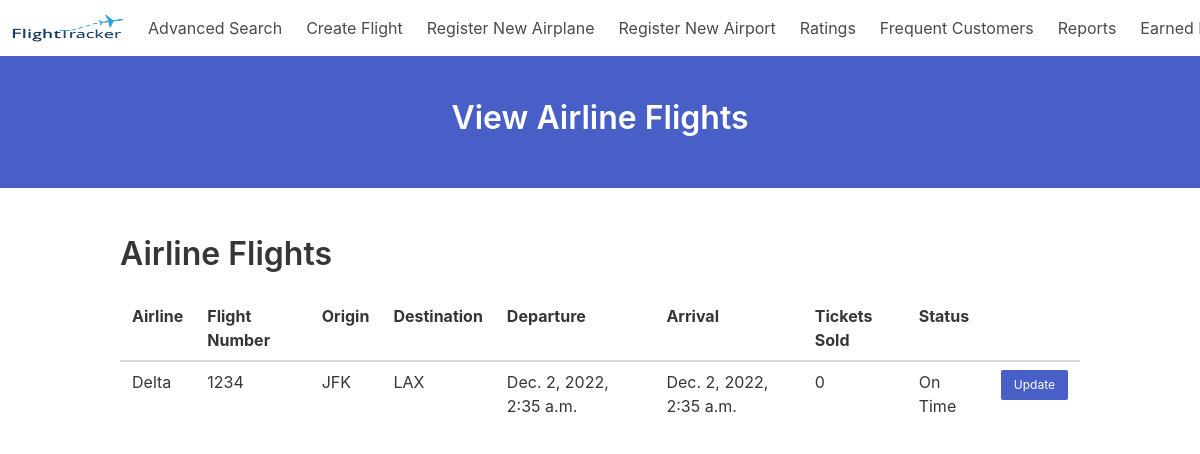
Page /view_flights (signed in) on the earlier database version.
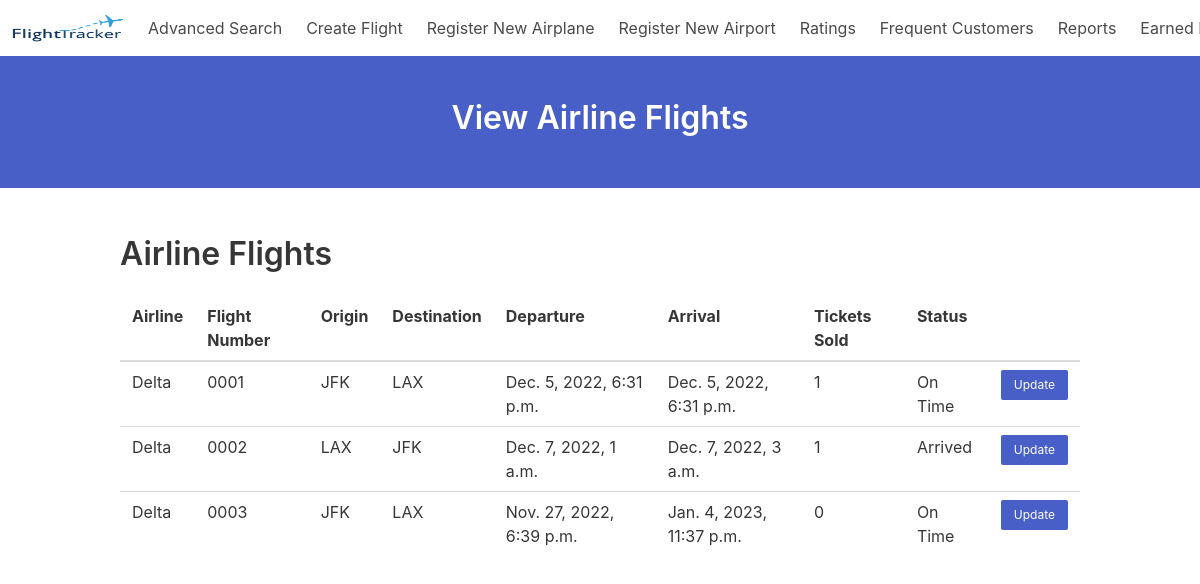
Same page on the later database version.
### website/models.py (models this page shows)
class Airline(models.Model):
    name = models.CharField(max_length=30, primary_key=True)

class Flight(models.Model):
    airline = models.ForeignKey(Airline, on_delete=models.CASCADE)
    flight_number = models.CharField(max_length=30, primary_key=True)
    base_price = models.DecimalField(max_digits=10, decimal_places=2)
    airplane = models.ForeignKey(Airplane, on_delete=models.CASCADE)
    departure_airport = models.ForeignKey(Airport, on_delete=models.CASCADE, related_name='departure_airport')
    arrival_airport = models.ForeignKey(Airport, on_delete=models.CASCADE, related_name='arrival_airport')
    departure_date = models.DateTimeField()
    arrival_date = models.DateTimeField()
    status = models.CharField(max_length=30)
    class Meta:
        unique_together = (('airline', 'flight_number'),)

class Airport(models.Model):
    name = models.CharField(max_length=30, primary_key=True)
    city = models.CharField(max_length=30)
    country = models.CharField(max_length=2)
    airport_type = models.CharField(max_length=30)

### website/views.py (the view)
# urls.py: path('view_flights', views.view_flights, name='view_flights'),
def view_flights(request):
    context = {}
    context['title'] = 'View Airline Flights'
    context['flights'] = []
    if request.session.get('username') is not None:
        context['username'] = request.session['username']
        if request.session['type'] == 'customer':
            context['type'] = 'customer'
        elif request.session['type'] == 'airline_staff':
            context['type'] = 'airline_staff'
        else:
            context['type'] = 'error'
    else:
        return redirect('login')
    if context['type'] != 'airline_staff':
        return redirect('login')
    airline = AirlineStaff.objects.get(username=request.session['username']).airline
    for flight in Flight.objects.filter(airline=airline):
        context['flights'].append({
            'airline': flight.airline.name,
            'flight_no': flight.flight_number,
            'origin': flight.departure_airport.name,
            'destination': flight.arrival_airport.name,
            'departure': flight.departure_date,
            'arrival': flight.arrival_date,
            'ticket_sales': Ticket.objects.filter(flight=flight).count(),
            'status': flight.status,
        })
    return render(request, 'website/view_flights.html', context)

### website/templates/website/view_flights.html (shortened to what this page needs)
{% extends "website/base.html" %}
{% block content %}
    <h1 class="title">Airline Flights</h1>
    {% if flights %}
        <table class="table is-fullwidth">
            <thead>
                <tr>
                    <th>Airline</th>
                    <th>Flight Number</th>
                    <th>Origin</th>
                    <th>Destination</th>
                    <th>Departure</th>
                    <th>Arrival</th>
                    <th>Tickets Sold</th>
                    <th>Status</th>
                    <th></th>
                </tr>
            </thead>
            <tbody>
                {% for flight in flights %}
                    <tr>
                        <td>{{ flight.airline }}</td>
                        <td>{{ flight.flight_no }}</td>
                        <td>{{ flight.origin }}</td>
                        <td>{{ flight.destination }}</td>
                        <td>{{ flight.departure }}</td>
                        <td>{{ flight.arrival }}</td>
                        <td>{{ flight.ticket_sales }}</td>
                        <td>{{ flight.status }}</td>
                        <td>
                            <form action="/update_flight" method="GET">
                                <button class="button is-link is-small" type="submit">Update</button>
                            </form>
                        </td>
                    </tr>
                {% endfor %}
            </tbody>
        </table>
    {% else %}
        <p>No flights found.</p>
    {% endif %}
{% endblock %}

### website/templates/website/base.html (shortened to what this page needs)
<!DOCTYPE HTML>
<html class="has-navbar-fixed-top">
    <head>
        <link rel="stylesheet" href="https://cdn.jsdelivr.net/npm/bulma@0.9.4/css/bulma.min.css">
    </head>
    <body>
        <nav class="navbar is-fixed-top" role="navigation" aria-label="main navigation">
          <div class="navbar-brand">
              {% if type == "airline_staff" %}
            <a class="navbar-item" href="/view_flights">
              <img src="static/images/logo.png" width="112" height="28">
            </a>
            {% else %}
            <a class="navbar-item" href="/">
              <img src="static/images/logo.png" width="112" height="28">
            </a>
            {% endif %}
          </div>
          <div id="navbarBasicExample" class="navbar-menu">
            <div class="navbar-start">
              <a class="navbar-item" href="search">
                  Advanced Search
              </a>
              {% if type == "customer" %}
              <a class="navbar-item" href="/my_flights">
                  My Flights
              </a>
              <a class="navbar-item">
                  My Ratings
              </a>
              <a class="navbar-item">
                  Track my Spending
              </a>
              {% elif type == "airline_staff" %}
              <a class="navbar-item" href="/create_flight">
                  Create Flight
              </a>
              <a class="navbar-item" href="/add_airplane">
                  Register New Airplane
              </a>
              <a class="navbar-item" href="/add_airport">
                  Register New Airport
              </a>
              <a class="navbar-item" href="/view_ratings">
                  Ratings
              </a>
              <a class="navbar-item" href="/view_frequent_customers">
                  Frequent Customers
              </a>
              <a class="navbar-item" href="/view_reports">
                  Reports
              </a>
              <a class="navbar-item" href="/view_earned_revenue">
                  Earned Revenue
              </a>
              {% endif %}
            </div>
        </nav>
        <section class="hero is-link">
            <div class="hero-body" align="center">
                <h1 class="title">
                    {{ title }}
                </h1>
            </div>
        </section>
        <section class="section">
            <div class="container">
                {% block content %}{% endblock %}
            </div>
        </section>
    </body>
</html>

Differences in the rows shown:
removed Flight: flight_no "1234", departure "Dec. 2, 2022, 2:35 a.m.", arrival "Dec. 2, 2022, 2:35 a.m.", status "On Time"
added Flight: flight_no "0001", departure "Dec. 5, 2022, 6:31 p.m.", arrival "Dec. 5, 2022, 6:31 p.m.", status "On Time"
added Flight: flight_no "0002", departure "Dec. 7, 2022, 1 a.m.", arrival "Dec. 7, 2022, 3 a.m.", status "Arrived"
added Flight: flight_no "0003", departure "Nov. 27, 2022, 6:39 p.m.", arrival "Jan. 4, 2023, 11:37 p.m.", status "On Time"
Other differences:
new list line: "Delta"
new list line: "JFK"
new list line: "LAX"
new list line: "1 Update"
new list line: "0 Update"
list line gone: "Delta"
list line gone: "JFK"
list line gone: "LAX"
list line gone: "0 Update"
